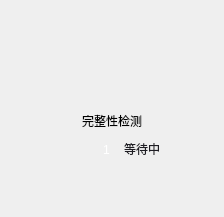
<?xml version="1.0" encoding="UTF-8"?>
<ui version="4.0">
 <class>StepView</class>
 <widget class="QWidget" name="StepView">
  <property name="geometry">
   <rect>
    <x>0</x>
    <y>0</y>
    <width>224</width>
    <height>217</height>
   </rect>
  </property>
  <property name="windowTitle">
   <string>Form</string>
  </property>
  <layout class="QVBoxLayout" name="verticalLayout">
   <item>
    <spacer name="v1">
     <property name="orientation">
      <enum>Qt::Vertical</enum>
     </property>
     <property name="sizeType">
      <enum>QSizePolicy::Expanding</enum>
     </property>
     <property name="sizeHint" stdset="0">
      <size>
       <width>20</width>
       <height>40</height>
      </size>
     </property>
    </spacer>
   </item>
   <item>
    <layout class="QHBoxLayout" name="iconlayout">
     <property name="spacing">
      <number>0</number>
     </property>
     <property name="bottomMargin">
      <number>0</number>
     </property>
     <item>
      <spacer name="h1">
       <property name="orientation">
        <enum>Qt::Horizontal</enum>
       </property>
       <property name="sizeHint" stdset="0">
        <size>
         <width>40</width>
         <height>20</height>
        </size>
       </property>
      </spacer>
     </item>
     <item>
      <widget class="QLabel" name="icon">
       <property name="minimumSize">
        <size>
         <width>50</width>
         <height>50</height>
        </size>
       </property>
       <property name="maximumSize">
        <size>
         <width>50</width>
         <height>50</height>
        </size>
       </property>
       <property name="autoFillBackground">
        <bool>true</bool>
       </property>
       <property name="styleSheet">
        <string notr="true"/>
       </property>
       <property name="text">
        <string/>
       </property>
       <property name="textFormat">
        <enum>Qt::PlainText</enum>
       </property>
      </widget>
     </item>
     <item>
      <spacer name="h2">
       <property name="orientation">
        <enum>Qt::Horizontal</enum>
       </property>
       <property name="sizeHint" stdset="0">
        <size>
         <width>40</width>
         <height>20</height>
        </size>
       </property>
      </spacer>
     </item>
    </layout>
   </item>
   <item>
    <widget class="QLabel" name="name">
     <property name="minimumSize">
      <size>
       <width>0</width>
       <height>20</height>
      </size>
     </property>
     <property name="maximumSize">
      <size>
       <width>16777215</width>
       <height>20</height>
      </size>
     </property>
     <property name="styleSheet">
      <string notr="true">font: 14pt &quot;微软雅黑&quot;;
color: rgb(0, 0, 0);</string>
     </property>
     <property name="text">
      <string>完整性检测</string>
     </property>
     <property name="alignment">
      <set>Qt::AlignCenter</set>
     </property>
    </widget>
   </item>
   <item>
    <layout class="QHBoxLayout" name="hlayout">
     <property name="spacing">
      <number>5</number>
     </property>
     <property name="bottomMargin">
      <number>0</number>
     </property>
     <item>
      <spacer name="h3">
       <property name="orientation">
        <enum>Qt::Horizontal</enum>
       </property>
       <property name="sizeHint" stdset="0">
        <size>
         <width>40</width>
         <height>20</height>
        </size>
       </property>
      </spacer>
     </item>
     <item>
      <widget class="QWidget" name="icon_widget" native="true">
       <property name="minimumSize">
        <size>
         <width>25</width>
         <height>25</height>
        </size>
       </property>
       <property name="maximumSize">
        <size>
         <width>25</width>
         <height>25</height>
        </size>
       </property>
       <layout class="QGridLayout" name="gridLayout">
        <property name="leftMargin">
         <number>2</number>
        </property>
        <property name="topMargin">
         <number>2</number>
        </property>
        <property name="rightMargin">
         <number>2</number>
        </property>
        <property name="bottomMargin">
         <number>2</number>
        </property>
        <property name="spacing">
         <number>0</number>
        </property>
        <item row="0" column="0">
         <widget class="QLabel" name="icon_status">
          <property name="minimumSize">
           <size>
            <width>20</width>
            <height>20</height>
           </size>
          </property>
          <property name="maximumSize">
           <size>
            <width>20</width>
            <height>20</height>
           </size>
          </property>
          <property name="autoFillBackground">
           <bool>true</bool>
          </property>
          <property name="styleSheet">
           <string notr="true"/>
          </property>
          <property name="text">
           <string/>
          </property>
          <property name="scaledContents">
           <bool>true</bool>
          </property>
          <property name="alignment">
           <set>Qt::AlignCenter</set>
          </property>
         </widget>
        </item>
       </layout>
      </widget>
     </item>
     <item>
      <widget class="QWidget" name="numsWieget" native="true">
       <property name="minimumSize">
        <size>
         <width>25</width>
         <height>25</height>
        </size>
       </property>
       <property name="maximumSize">
        <size>
         <width>25</width>
         <height>25</height>
        </size>
       </property>
       <property name="autoFillBackground">
        <bool>true</bool>
       </property>
       <property name="styleSheet">
        <string notr="true"/>
       </property>
       <widget class="QLabel" name="bg">
        <property name="geometry">
         <rect>
          <x>0</x>
          <y>0</y>
          <width>25</width>
          <height>25</height>
         </rect>
        </property>
        <property name="sizePolicy">
         <sizepolicy hsizetype="Preferred" vsizetype="Preferred">
          <horstretch>25</horstretch>
          <verstretch>25</verstretch>
         </sizepolicy>
        </property>
        <property name="minimumSize">
         <size>
          <width>25</width>
          <height>25</height>
         </size>
        </property>
        <property name="maximumSize">
         <size>
          <width>25</width>
          <height>25</height>
         </size>
        </property>
        <property name="autoFillBackground">
         <bool>true</bool>
        </property>
        <property name="text">
         <string/>
        </property>
       </widget>
       <widget class="QLabel" name="nums">
        <property name="geometry">
         <rect>
          <x>0</x>
          <y>0</y>
          <width>25</width>
          <height>25</height>
         </rect>
        </property>
        <property name="minimumSize">
         <size>
          <width>25</width>
          <height>25</height>
         </size>
        </property>
        <property name="maximumSize">
         <size>
          <width>25</width>
          <height>25</height>
         </size>
        </property>
        <property name="styleSheet">
         <string notr="true">font: 75 12pt &quot;微软雅黑&quot;;
color: rgb(255, 255, 255);</string>
        </property>
        <property name="text">
         <string>1</string>
        </property>
        <property name="alignment">
         <set>Qt::AlignCenter</set>
        </property>
       </widget>
      </widget>
     </item>
     <item>
      <widget class="QLabel" name="status">
       <property name="minimumSize">
        <size>
         <width>0</width>
         <height>20</height>
        </size>
       </property>
       <property name="maximumSize">
        <size>
         <width>16777215</width>
         <height>20</height>
        </size>
       </property>
       <property name="styleSheet">
        <string notr="true">color: rgb(30, 29, 35);
font: 10pt &quot;微软雅黑&quot;;</string>
       </property>
       <property name="text">
        <string>等待中</string>
       </property>
       <property name="alignment">
        <set>Qt::AlignCenter</set>
       </property>
      </widget>
     </item>
     <item>
      <spacer name="h4">
       <property name="orientation">
        <enum>Qt::Horizontal</enum>
       </property>
       <property name="sizeHint" stdset="0">
        <size>
         <width>40</width>
         <height>20</height>
        </size>
       </property>
      </spacer>
     </item>
    </layout>
   </item>
   <item>
    <spacer name="v2">
     <property name="orientation">
      <enum>Qt::Vertical</enum>
     </property>
     <property name="sizeType">
      <enum>QSizePolicy::Expanding</enum>
     </property>
     <property name="sizeHint" stdset="0">
      <size>
       <width>20</width>
       <height>40</height>
      </size>
     </property>
    </spacer>
   </item>
  </layout>
 </widget>
 <resources/>
 <connections/>
</ui>
